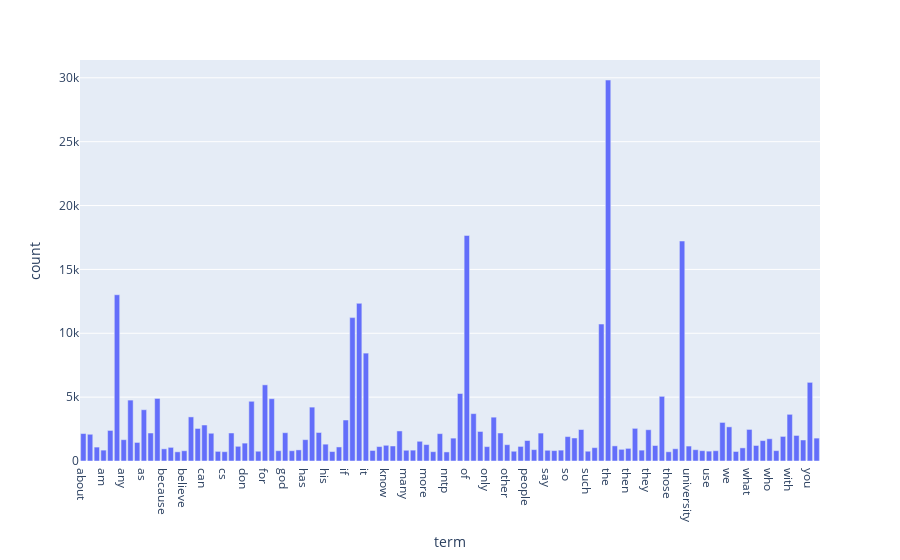

Notebook code for this chart:
### Markdown cell above
### >>> **Exercise 13 (take home):** 
The chart above only contains 300 vocabulary in the documents, and it's already computationally intensive to both compute and visualize. Can you efficiently reduce the number of terms you want to visualize as an exercise. 

% Answer here

I would like to use a thereshold over term frequencies, here I only show the words when its frequencies are more then 700. `df_term` is the table that I created above which record term names and its corresponding count / frequencies

### Code cell
# Answer here
# Check that my above method for counting term_frequencies is right
term_frequencies_mine = np.asarray(X_counts.sum(axis=0)).ravel()
np.array_equal(term_frequencies_mine, term_frequencies)

thereshold = df_terms['count'] > 700
fig = px.bar(
    data_frame=df_terms.loc[thereshold],
    x='term',
    y='count'
)
fig.show()

### Figure 1 — Plotly figure (JSON) as saved in the notebook; plotly's stock layout.template omitted (floating-point values rounded to 4 significant figures)
{"data": [{"hovertemplate": "term=%{x}<br>count=%{y}<extra></extra>", "legendgroup": "", "marker": {"color": "#636efa", "pattern": {"shape": ""}}, "name": "", "orientation": "v", "showlegend": false, "textposition": "auto", "type": "bar", "x": ["about", "all", "also", "am", "an", "and", "any", "are", "article", "as", "at", "be", "because", "been", "being", "believe", "but", "by", "can", "com", "could", "cs", "do", "does", "don", "edu", "even", "for", "from", "get", "god", "good", "had", "has", "have", "he", "his", "host", "how", "if", "in", "is", "it", "jesus", "just", "know", "like", "lines", "many", "may", "me", "more", "most", "my", "nntp", "no", "not", "of", "on", "one", "only", "or", "organization", "other", "our", "out", "people", "posting", "re", "say", "see", "should", "so", "some", "subject", "such", "than", "that", "the", "their", "them", "then", "there", "these", "they", "think", "this", "those", "time", "to", "university", "up", "us", "use", "very", "was", "we", "well", "were", "what", "when", "which", "who", "why", "will", "with", "would", "writes", "you", "your"], "xaxis": "x", "y": [2148, 2093, 1090, 852, 2393, 13017, 1669, 4769, 1453, 4015, 2191, 4898, 952, 1068, 719, 803, 3453, 2548, 2818, 2172, 754, 729, 2193, 1151, 1400, 4675, 765, 5962, 4877, 806, 2216, 805, 870, 1671, 4218, 2232, 1318, 739, 1100, 3208, 11226, 12343, 8447, 825, 1130, 1230, 1177, 2353, 841, 850, 1543, 1286, 730, 2143, 710, 1791, 5285, 17660, 3709, 2312, 1127, 3432, 2192, 1278, 763, 1142, 1604, 892, 2186, 840, 814, 851, 1912, 1802, 2464, 766, 1045, 10723, 29825, 1184, 914, 989, 2556, 850, 2448, 1213, 5063, 722, 959, 17222, 1170, 885, 808, 772, 805, 3020, 2674, 745, 1028, 2472, 1215, 1599, 1742, 811, 1925, 3655, 2000, 1645, 6157, 1793], "yaxis": "y"}], "layout": {"barmode": "relative", "legend": {"tracegroupgap": 0}, "margin": {"t": 60}, "xaxis": {"anchor": "y", "domain": [0, 1], "title": {"text": "term"}}, "yaxis": {"anchor": "x", "domain": [0, 1], "title": {"text": "count"}}}}
